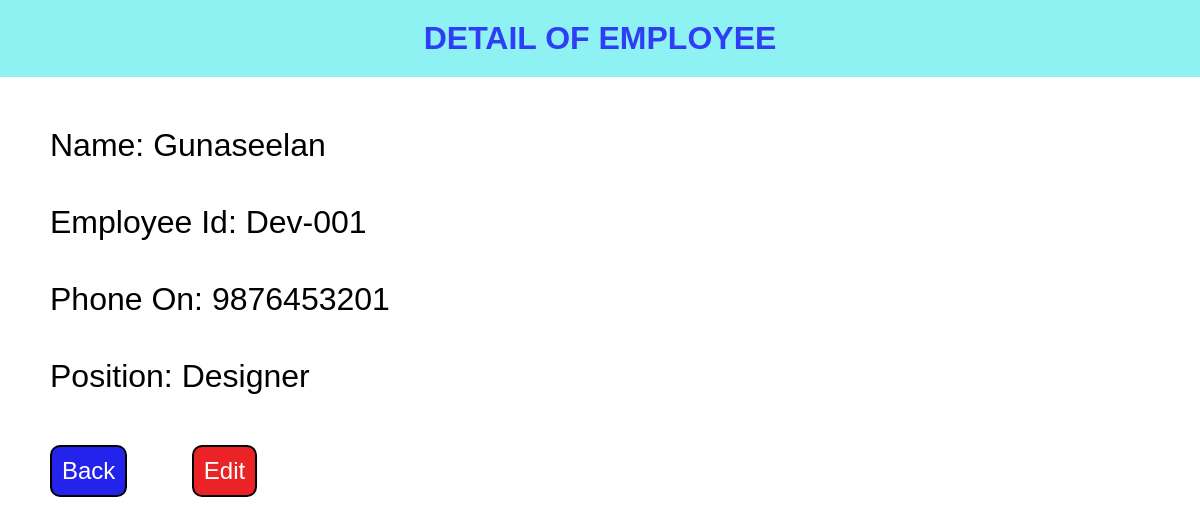
Page /list-of-employee/detail/1/ on the committed database.
### employee/models.py (models this page shows, shortened)
class EmployeeDetails(models.Model):
    fullname = models.CharField(max_length=30)
    emp_no = models.CharField(max_length=10)
    phone = models.IntegerField()
    position = models.CharField(max_length=30, choices=POSITION_CHOICES)

### employee/views.py (the view)
# urls.py: path('list-of-employee/detail/<int:id>/', views.detail_of_employee, name='detail_of_employee'),
def detail_of_employee(request,id):
    single_record = EmployeeDetails.objects.get(id = id)
    return render(request, 'employee_detail.html', {'single_record':single_record})

### employee/templates/employee_detail.html (shortened to what this page needs)
{% extends 'base.html' %}
{% block content %}
<div class="employee_detail">
    <h1>Detail of Employee</h1>
    <div>
        <p>Name: {{single_record.fullname}}</p>
        <p>Employee Id: {{single_record.emp_no}}</p>
        <p>Phone on: {{single_record.phone}}</p>
        <p>position: {{single_record.position}}</p>
    </div>
    <div>
        <a href="{% url 'list_of_employee'%}">Back</a>
        <a href="{% url 'update_data' single_record.id %}">Edit</a>
    </div>
</div>
{% endblock %}

### employee/static/style.css (style rules this page uses)
* { padding: 0; margin: 0; box-sizing: border-box; font-family: Arial, Helvetica, sans-serif; }
.employee_detail { height: 100vh; }
.employee_detail h1 { text-align: center; background-color: rgb(143, 242, 242); text-transform: uppercase; color: rgb(48, 61, 246); padding: 20px 0; }
.employee_detail div { margin: 30px; }
.employee_detail div p { padding: 20px; font-size: 2em; text-transform: capitalize; }
.employee_detail div a { display: inline-block; text-decoration: none; font-size: 1.5em; padding: 10px; border: 2px solid black; margin: 0 40px 0 20px; border-radius: 10px; }
.employee_detail a:first-child { background-color: rgb(35, 35, 235); color: white; }
.employee_detail div a:last-child { background-color: rgb(235, 35, 38); color: white; }

### rows in the picture
EmployeeDetails: fullname "Gunaseelan", emp_no "Dev-001", phone "9876453201", position "Designer"
